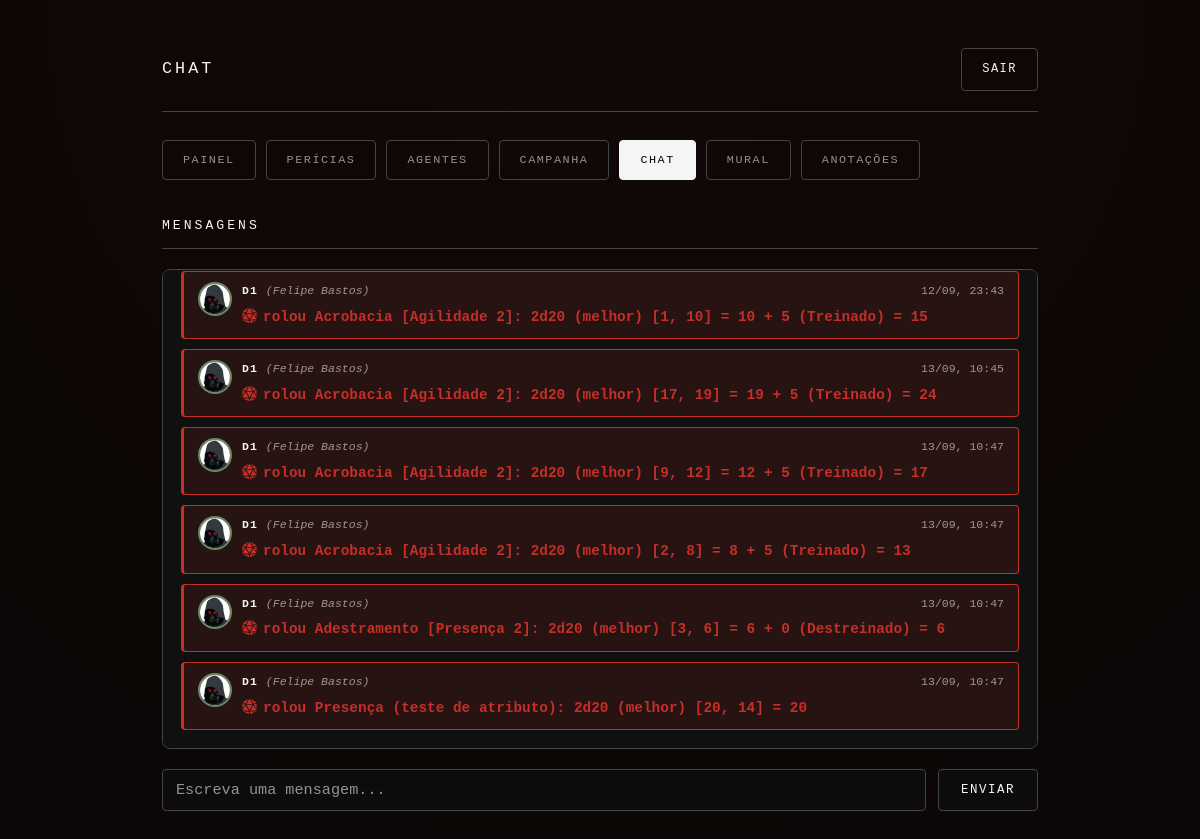
Page /chat (signed in) on the committed database.
### tables this page shows
CREATE TABLE chat_messages (
            id INTEGER PRIMARY KEY AUTOINCREMENT,
            user_id INTEGER,
            username TEXT NOT NULL,
            character_name TEXT NOT NULL DEFAULT '',
            is_admin INTEGER NOT NULL DEFAULT 0,
            kind TEXT NOT NULL DEFAULT 'text',
            content TEXT NOT NULL DEFAULT '',
            created_at TEXT NOT NULL DEFAULT (strftime('%Y-%m-%dT%H:%M:%fZ', 'now')), color TEXT, ritual_element TEXT,
            FOREIGN KEY (user_id) REFERENCES users(id) ON DELETE SET NULL
        );

CREATE TABLE users (
            id INTEGER PRIMARY KEY AUTOINCREMENT,
            username TEXT UNIQUE NOT NULL,
            password_hash TEXT NOT NULL,
            is_admin INTEGER NOT NULL DEFAULT 0,

            agilidade INTEGER NOT NULL DEFAULT 1,
            forca INTEGER NOT NULL DEFAULT 1,
            intelecto INTEGER NOT NULL DEFAULT 1,
            presenca INTEGER NOT NULL DEFAULT 1,
            vigor INTEGER NOT NULL DEFAULT 1,
            attributes_locked INTEGER NOT NULL DEFAULT 0,

            color TEXT NOT NULL DEFAULT '#c62f27',

            pv INTEGER NOT NULL DEFAULT 10,
            pv_max INTEGER NOT NULL DEFAULT 10,
            pe INTEGER NOT NULL DEFAULT 2,
            pe_max INTEGER NOT NULL DEFAULT 2,
            sanidade INTEGER NOT NULL DEFAULT 10,
            sanidade_max INTEGER NOT NULL DEFAULT 10,
            points_locked INTEGER NOT NULL DEFAULT 0,

            capacidade_max INTEGER NOT NULL DEFAULT 10,
            capacidade_locked INTEGER NOT NULL DEFAULT 0,

            avatar TEXT,
            avatar_size INTEGER NOT NULL DEFAULT 160,
            is_online INTEGER NOT NULL DEFAULT 0,

            character_name TEXT NOT NULL DEFAULT '',
            character_history TEXT NOT NULL DEFAULT '',
            character_physical TEXT NOT NULL DEFAULT '',
            character_description TEXT NOT NULL DEFAULT '',
            character_origin TEXT NOT NULL DEFAULT '',
            character_class TEXT NOT NULL DEFAULT '',
            character_nex INTEGER NOT NULL DEFAULT 0,
            character_notes TEXT NOT NULL DEFAULT '',
            character_locked INTEGER NOT NULL DEFAULT 0
        , character_patente TEXT NOT NULL DEFAULT '', character_money INTEGER NOT NULL DEFAULT 0, defesa_equip_bonus INTEGER NOT NULL DEFAULT 0, defesa_outros_bonus INTEGER NOT NULL DEFAULT 0, defesa_reduction INTEGER NOT NULL DEFAULT 0, last_read_chat_id INTEGER NOT NULL DEFAULT 0, character_title TEXT NOT NULL DEFAULT '', character_title_color TEXT NOT NULL DEFAULT '#f5f5f5', character_element_affinity TEXT NOT NULL DEFAULT '');

### atualizavel/app.py (the view)
@app.route('/chat')
@login_required
def chat_panel():
    db = get_db()
    messages = db.execute(
        CHAT_SELECT + ' ORDER BY chat_messages.id ASC LIMIT 200'
    ).fetchall()
    _mark_chat_read(db, session['user_id'])
    return render_template('chat.html', messages=messages, ritual_element_icons=RITUAL_ELEMENT_ICONS)

### atualizavel/app.py (called while the page is built)
def _asset_version(filename):
    try:
        return int(os.path.getmtime(os.path.join(CODE_STATIC_DIR, filename)))
    except OSError:
        return 0

def get_db():
    if 'db' not in g:
        g.db = _connect_db()
    return g.db

@app.teardown_appcontext
def _close_db(exception=None):
    db = g.pop('db', None)
    if db is not None:
        db.close()

def login_required(view):
    @wraps(view)
    def wrapped(*args, **kwargs):
        if 'user_id' not in session:
            return redirect(url_for('login'))
        db = get_db()
        exists = db.execute('SELECT 1 FROM users WHERE id = ?', (session['user_id'],)).fetchone()
        if not exists:
            session.clear()
            return redirect(url_for('login'))
        return view(*args, **kwargs)
    return wrapped

def _mark_chat_read(db, user_id):
    db.execute(
        '''UPDATE users SET last_read_chat_id = (SELECT COALESCE(MAX(id), 0) FROM chat_messages)
           WHERE id = ?''',
        (user_id,)
    )
    db.commit()

### atualizavel/database.py (called while the page is built)
def get_db():
    conn = sqlite3.connect(DB_PATH, timeout=10)
    conn.row_factory = sqlite3.Row
    conn.execute('PRAGMA foreign_keys = ON')
    conn.execute('PRAGMA journal_mode = WAL')
    conn.execute('PRAGMA busy_timeout = 10000')
    return conn

### atualizavel/templates/chat.html (shortened to what this page needs)
<!DOCTYPE html>
<html lang="pt-br">
    <head>
        <link rel="stylesheet" href="{{ url_for('static', filename='style.css') }}?v={{ asset_version('style.css') }}">
    </head>
    <body>
        <div class="container">
            <header>
                <h1>Chat</h1>
                <a href="{{ url_for('logout') }}">Sair</a>
            </header>
            <nav class="tab-nav">
                <a href="{{ url_for('admin_panel') if session.get('is_admin') else url_for('player_panel') }}" class="tab-link">Painel</a>
                <a href="{{ url_for('pericias_panel') }}" class="tab-link">Perícias</a>
                <a href="{{ url_for('agentes_panel') }}" class="tab-link">Agentes</a>
                <a href="{{ url_for('campanha_panel') }}" class="tab-link">Campanha</a>
                <a href="{{ url_for('chat_panel') }}" class="tab-link active" id="nav-chat-link">Chat</a>
                <a href="{{ url_for('mural_panel') }}" class="tab-link">Mural</a>
                <a href="{{ url_for('anotacoes_panel') }}" class="tab-link">Anotações</a>
            </nav>
            <div class="section-title chat-title-row">
                Mensagens
            </div>
            <div class="chat-log" id="chat-log">
                {% for m in messages %}
                    <div class="chat-message {{ 'chat-roll' if m['kind'] == 'roll' else ('chat-ritual' if m['kind'] == 'ritual' else '') }}" data-msg-id="{{ m['id'] }}" id="msg-{{ m['id'] }}" data-ritual-element="{{ (m['ritual_element'] or '')|lower }}" style="--msg-color: {{ m['user_color'] or '#c62f27' }};">
                        {% if m['user_avatar'] %}
                            <img class="chat-avatar" src="{{ url_for('static', filename='avatar_images/' + m['user_avatar']) }}" alt="Imagem de {{ m['username'] }}">
                        {% else %}
                            <div class="chat-avatar chat-avatar-placeholder">{{ m['username'][0]|upper }}</div>
                        {% endif %}
                        <div class="chat-message-body">
                            <div class="chat-message-header">
                                <span class="chat-username">{{ m['username'] }}{% if m['is_admin'] %}<span class="badge">ADMIN</span>{% endif %}</span>
                                {% if m['character_name'] %}
                                    <span class="chat-character">({{ m['character_name'] }})</span>
                                {% endif %}
                                <span class="chat-timestamp" data-ts="{{ m['created_at'] }}"></span>
                            </div>
                            <div class="chat-content">{{ m['content'] }}</div>
                        </div>
                    </div>
                {% else %}
                    <p class="empty" id="chat-empty">Nenhuma mensagem ainda.</p>
                {% endfor %}
            </div>
            <div class="chat-send-wrap">
                <form class="chat-send-form" id="chat-send-form" onsubmit="return sendMessage(event)">
                    <input type="text" id="chat-input" placeholder="Escreva uma mensagem..." maxlength="1000" autocomplete="off">
                    <button type="submit">Enviar</button>
                </form>
            </div>
        </div>
    </body>
</html>

### rows in the picture
chat_messages: avatar (picture), username "D1", character_name "Felipe Bastos", kind "roll" (drawn), content "rolou Acrobacia [Agilidade 2]: 2d20 (melhor) [1, 10] = 10 + 5 (Treinado) = 15"
chat_messages: avatar (picture), username "D1", character_name "Felipe Bastos", kind "roll" (drawn), content "rolou Acrobacia [Agilidade 2]: 2d20 (melhor) [17, 19] = 19 + 5 (Treinado) = 24"
chat_messages: avatar (picture), username "D1", character_name "Felipe Bastos", kind "roll" (drawn), content "rolou Acrobacia [Agilidade 2]: 2d20 (melhor) [9, 12] = 12 + 5 (Treinado) = 17"
chat_messages: avatar (picture), username "D1", character_name "Felipe Bastos", kind "roll" (drawn), content "rolou Acrobacia [Agilidade 2]: 2d20 (melhor) [2, 8] = 8 + 5 (Treinado) = 13"
chat_messages: avatar (picture), username "D1", character_name "Felipe Bastos", kind "roll" (drawn), content "rolou Adestramento [Presença 2]: 2d20 (melhor) [3, 6] = 6 + 0 (Destreinado) = 6"
chat_messages: avatar (picture), username "D1", character_name "Felipe Bastos", kind "roll" (drawn), content "rolou Presença (teste de atributo): 2d20 (melhor) [20, 14] = 20"
